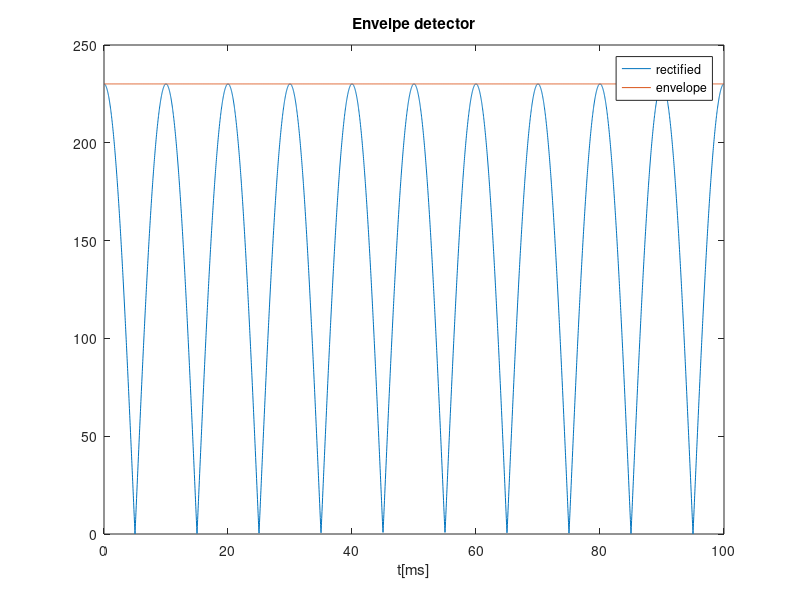
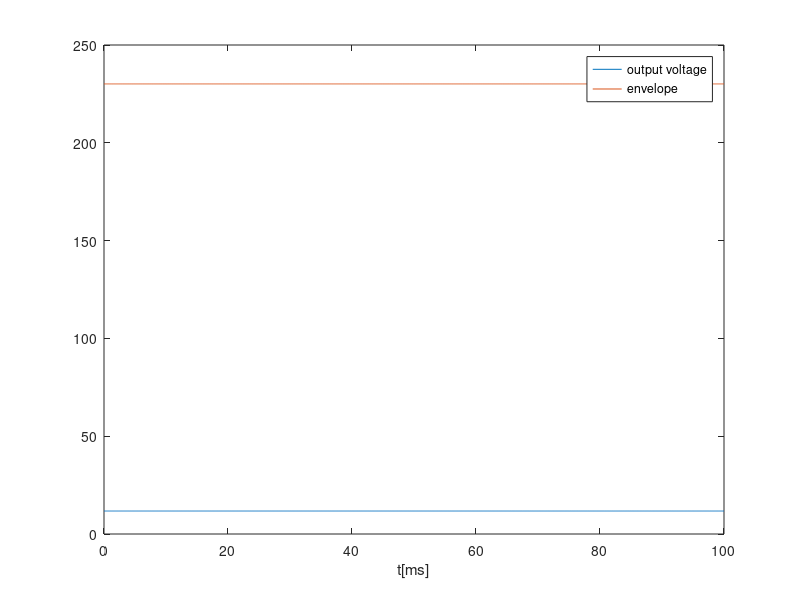
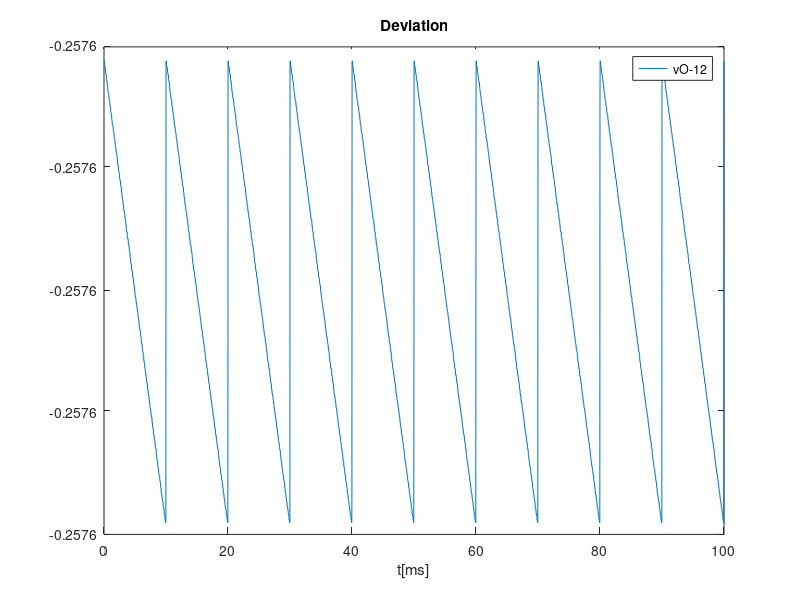

MATLAB code for these plots, in order:
close all 
clear all

f=50;
w=2*pi*f;
T=1/f;

t=linspace(0, 10*T/2, 4000);

AS=230;
vS=AS*cos(w*t);

%------------------Transformer-------------------------
AA=230.1;
vA=AA*cos(w*t);
n_transformer=AS/AA;

%------------------Full wave rectifier-----------------
vB = abs(vA);

%------------------Envelope detector------------------- 
R1=920e3;
C=920e-6;
R2=30.3e3;


TB=T/2;
wB=w*2;

%Diode OFF
tOFF=1/wB*atan(1/(wB*R1*C));


%v_ripple=AA*(1-exp(-TB/(R1*C)));

j=1;
for ciclo=1:10
	for i=1:length(t)
		%Diode ON
		if t(i)>=(ciclo-1)*TB && t(i)<=(ciclo-1)*TB+tOFF
			vC(i)=vB(i);
		end
		
		%Diode OFF
		v_exp=AA*cos(wB*((ciclo-1)*TB+tOFF))*exp(-(t(i)-((ciclo-1)*TB+tOFF))/(R1*C));
		if t(i)>((ciclo-1)*TB+tOFF) && v_exp>=vB(i) && t(i)<=(ciclo)*TB
			vC(i)=v_exp;
		end
		
		%Diode ON
		if vB(i)>v_exp && t(i)<=(ciclo)*TB
			vC(i)=vB(i);
		end	
	end
end

ripple_env=max(vC)-min(vC);

plot(t*1000, vB)
hold on
plot(t*1000,vC)
title("Envelpe detector")
xlabel ("t[ms]")
legend("rectified","envelope")
print ("venvlope.eps", "-depsc")
hold off


%--------------Voltage regulator----------------------

%Incremental analysis
%vC = VC + vc
%VON=0.7;
%R2=10000;
%num_diodes=round(12/VON);
num_diodes=17;
IS=1e-14;
VT=25e-3;
eta=1;
VC= sum(vC)/length(vC);

f=@(VO) -VC+IS*exp(VO/num_diodes/eta/VT)*R2+VO;
h=0.001;
i=1;
VO(i)=12;
err=1;
while err>0.0001

	dif_finita=(f(VO(i)+h)-f(VO(i)-h))/2/h;
	VO(i+1)=VO(i)-f(VO(i))/dif_finita;
	err=VO(i+1)-VO(i);
	i=i+1;
end
%disp(VO(end));
VON=VO(end)/num_diodes

rd=eta*VT/(IS*exp(VON/(eta*VT))); %ver bem isto


for i=1:length(vC)
vo(i)=(num_diodes*rd/(R2+num_diodes*rd))*(vC(i)-VC);
end


VO=num_diodes*VON; %valor do método Newton-Rhapson
vO=VO+vo;

plot(t*1000, vO)
hold on
plot(t*1000,vC)
title("")
xlabel ("t[ms]")
legend("output voltage","envelope")
print ("vregulator.eps", "-depsc")
hold off

plot(t*1000,vO-12)
title("Deviation")
xlabel ("t[ms]")
legend("vO-12")
print ("vdeviation.eps", "-depsc")


ripple_out= max(vO)-min(vO)
DC_out=sum(vO)/length(vO)

M=1/(((R1+R2)/1000+C/1e6+(num_diodes+5)*0.1)*(ripple_out+abs(DC_out-12)+10e-6))
